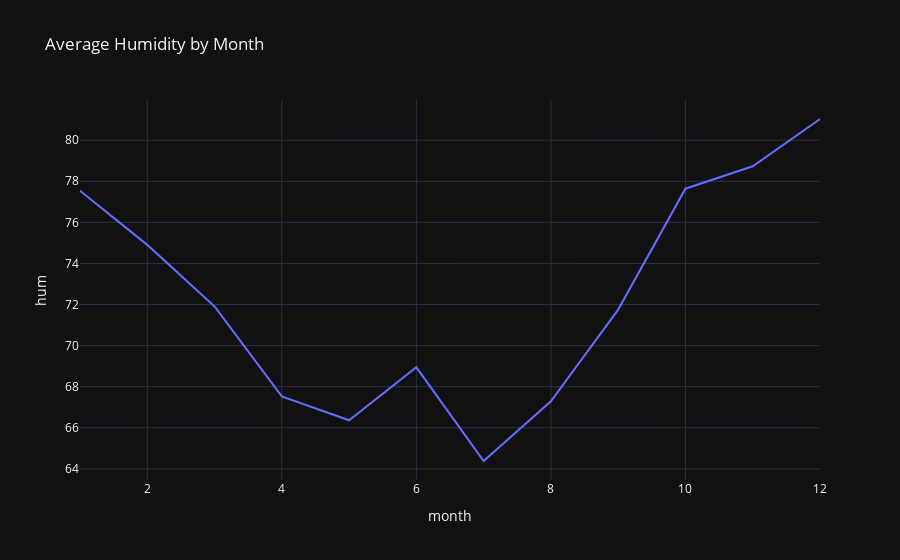

Notebook source saved alongside this figure:
### Markdown cell above
Build the same chart this time using the plotly_dark template.

### Code cell
px.line(humidity_by_month.reset_index(), x='month', y='hum', title='Average Humidity by Month',
template='plotly_dark')

### Figure 1 — Plotly figure (JSON) as saved in the notebook; plotly's stock layout.template omitted (floating-point values rounded to 4 significant figures)
{"data": [{"hovertemplate": "month=%{x}<br>hum=%{y}<extra></extra>", "legendgroup": "", "line": {"color": "#636efa", "dash": "solid"}, "marker": {"symbol": "circle"}, "mode": "lines", "name": "", "orientation": "v", "showlegend": false, "type": "scatter", "x": [1, 2, 3, 4, 5, 6, 7, 8, 9, 10, 11, 12], "xaxis": "x", "y": [77.54, 74.91, 71.9, 67.53, 66.37, 68.95, 64.38, 67.29, 71.75, 77.64, 78.73, 81.03], "yaxis": "y"}], "layout": {"legend": {"tracegroupgap": 0}, "title": {"text": "Average Humidity by Month"}, "xaxis": {"anchor": "y", "domain": [0, 1], "title": {"text": "month"}}, "yaxis": {"anchor": "x", "domain": [0, 1], "title": {"text": "hum"}}}}
